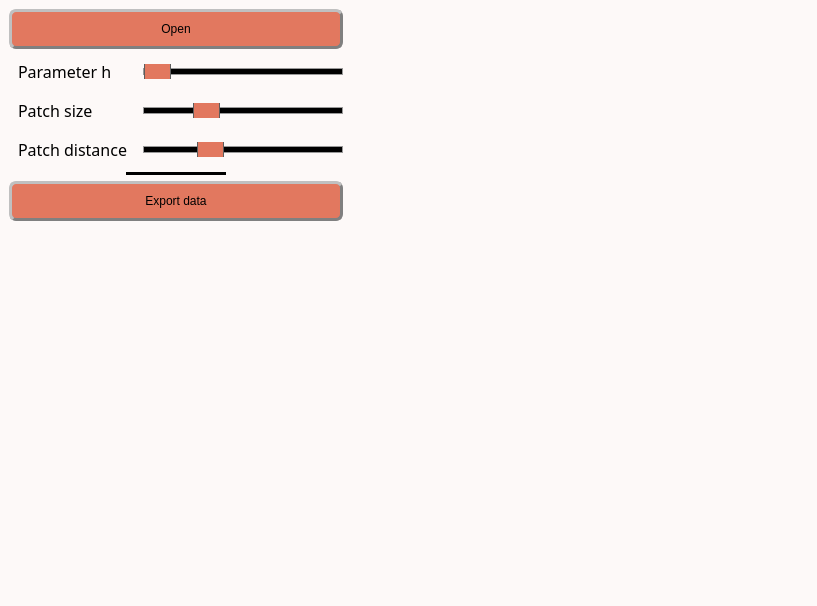
<?xml version="1.0" encoding="UTF-8"?>
<ui version="4.0">
 <class>MainWindow</class>
 <widget class="QMainWindow" name="MainWindow">
  <property name="windowModality">
   <enum>Qt::WindowModal</enum>
  </property>
  <property name="geometry">
   <rect>
    <x>0</x>
    <y>0</y>
    <width>817</width>
    <height>606</height>
   </rect>
  </property>
  <property name="sizePolicy">
   <sizepolicy hsizetype="Preferred" vsizetype="Preferred">
    <horstretch>0</horstretch>
    <verstretch>0</verstretch>
   </sizepolicy>
  </property>
  <property name="contextMenuPolicy">
   <enum>Qt::PreventContextMenu</enum>
  </property>
  <property name="windowTitle">
   <string>Denoise KAD</string>
  </property>
  <property name="windowOpacity">
   <double>1.000000000000000</double>
  </property>
  <property name="autoFillBackground">
   <bool>false</bool>
  </property>
  <property name="styleSheet">
   <string notr="true">/* Couleur du fond, label, combobox, progressbar vide et spin box */
QWidget, QLabel, QComboBox, QProgressBar, QSpinBox {background-color: rgb(253, 249, 248)}

/* Couleur quand inactif */
QPushButton:disabled, QComboBox:disabled, QSpinBox:disabled {background-color: rgba(243, 98, 64,150)}

/* Couleur des boutons et des selecteurs */
QPushButton, QComboBox::drop-down:button, QComboBox::down-arrow, QComboBox::down-arrow:disabled, QSpinBox::drop-down:button, QSpinBox::down-arrow, QSpinBox::down-arrow:disabled, QSpinBox::drop-up:button, QSpinBox::up-arrow, QSpinBox::up-arrow:disabled, QSlider::handle:horizontal {background-color: rgb(226, 120, 95)}

/* Couleur des bordures de même couleur que les boutons */
QComboBox::drop-down:button, QSpinBox::drop-down:button, QSpinBox::drop-up:button {border-color: rgb(193, 167, 181)}

/* Couleur des textes */
QLabel, QPushButton, QPushButton:hover, QCheckBox, QComboBox, Line, QTextEdit, QSpinBox {color: rgb(0, 0, 0)}

/* style des bordures 1 */
QLabel, QPushButton, QPushButton:hover, QCheckBox, QComboBox, QSpinBox  {
	border-style : outset;
	min-width : 5em;
}

/* style des bordures 2 */
QPushButton, QPushButton:hover, QCheckBox, QComboBox, QSpinBox  {
	border-radius: 7px;
	border-width: 3px;
	border-color: gray;
}

/* Font 1 */
QPushButton, QPushButton:hover, QCheckBox, QProgressBar {font: 12pt &quot;Noto Sans Cond&quot;}

/* Font 2 */
QComboBox, QTextEdit, QSpinBox {font: 10pt &quot;Noto Sans Cond&quot;}

/* Padding 1 */
QLabel, QComboBox, QComboBox::down-arrow, QSpinBox, QSpinBox::down-arrow, QSpinBox::up-arrow {padding : 2px;}

/* Padding 2 */
QPushButton, QPushButton:hover, QCheckBox {padding : 10px;}

/* Gestion taille des QCheckBoxes */
QCheckBox::indicator:unchecked, QCheckBox::indicator:unchecked:hover, QCheckBox::indicator:checked, QCheckBox::indicator:checked:hover  {
	width :30px;
	height : 30px;
}

QLabel {
	Border-radius : 5px;
	border-width : 0px;
	border-color : black;
	font : 14pt &quot;Noto Sans Cond&quot;;
}

QPushButton:hover {background-color: rgb(243, 98, 64);}

QCheckBox::indicator:unchecked {image: url(icons/uncheck_icon.png);}

QCheckBox::indicator:unchecked:hover {image: url(icons/uncheck_hover_icon.png);}

QCheckBox::indicator:checked {image: url(icons/Check_icon.png);}

QCheckBox::indicator:checked:hover {image: url(icons/Check_hover_icon.png);}

QComboBox::drop-down:button{
	border-radius: 4px;
	border-width: 3px;
	width: 36px;
}

QComboBox::down-arrow {
	image : url(icons/Arrow_down.png);
    width: 26px;
    height: 24px;
}

Line{
	format: plain;
	midLine-Width : 5px;
}

QFrame[height=&quot;3&quot;], QFrame[width=&quot;3&quot;] {background-color: #3A3939;}

QTextEdit{
	background-color: rgb(255, 255, 255);
	border-style: solid;
	border-radius: 5px;
	border-width: 2px;
	border-color: black;
}

QLineEdit {font : 12pt &quot;Noto Sans Cond&quot;;}

/* Gestion taille des QLineEdit */
QLineEdit::indicator:unchecked, QLineEdit::indicator:unchecked:hover, QLineEdit::indicator:checked, QLineEdit::indicator:checked:hover  {
	border-color: black;
}

QHBoxLayout {background-color: rgb(0, 240, 240, 50);}

QProgressBar {
	text-align: center;
	border: 2px solid black;
	border-radius: 3px;
 }

 QProgressBar::chunk {
	background-color: rgb(243, 98, 64);
	width: 20px;
	margin : 0.5px;
 }

QSpinBox::drop-down:button, QSpinBox::drop-up:button {
	border-radius: 2px;
	border-width: 3px;
	width: 36px;
}

QSpinBox::down-arrow {
	image : url(icons/Arrow_down.png);
    width: 26px;
    height: 24px;
}

QSpinBox::up-arrow {
	image : url(icons/Arrow_up.png);
    width: 26px;
    height: 24px;
}

QSlider::groove:horizontal {
    border: 1px solid #999999;
    height: 5px; /* the groove expands to the size of the slider by default. by giving it a height, it has a fixed size */
    background-color: rgb(0, 0, 0);
    margin: 2px 0;
}

QSlider::handle:horizontal {
    border: 1px solid #5c5c5c;
    width: 25px;
    height: 40px;
    margin: -10px 0; /* handle is placed by default on the contents rect of the groove. Expand outside the groove */
    border-radius: 3px;
}</string>
  </property>
  <property name="toolButtonStyle">
   <enum>Qt::ToolButtonIconOnly</enum>
  </property>
  <widget class="QWidget" name="centralwidget">
   <property name="autoFillBackground">
    <bool>false</bool>
   </property>
   <property name="styleSheet">
    <string notr="true"/>
   </property>
   <layout class="QHBoxLayout" name="horizontalLayout_6">
    <item>
     <layout class="QHBoxLayout" name="horizontalLayout_5">
      <item>
       <layout class="QVBoxLayout" name="verticalLayout_2">
        <item>
         <widget class="QPushButton" name="OpenData">
          <property name="sizePolicy">
           <sizepolicy hsizetype="Preferred" vsizetype="Fixed">
            <horstretch>0</horstretch>
            <verstretch>0</verstretch>
           </sizepolicy>
          </property>
          <property name="text">
           <string>Open</string>
          </property>
          <property name="icon">
           <iconset>
            <normaloff>../Traitement_stack/icons/import_icon.png</normaloff>../Traitement_stack/icons/import_icon.png</iconset>
          </property>
         </widget>
        </item>
        <item>
         <layout class="QHBoxLayout" name="horizontalLayout">
          <item>
           <widget class="QLabel" name="label_h">
            <property name="font">
             <font>
              <family>Noto Sans Cond</family>
              <pointsize>12</pointsize>
              <weight>50</weight>
              <italic>false</italic>
              <bold>false</bold>
             </font>
            </property>
            <property name="styleSheet">
             <string notr="true">QLabel {
color: rgb(0, 0, 0);
background-color:	rgb(253, 249, 248);
border-style : outset;
Border-radius : 5px;
border-width : 0px;
border-color : black;
min-width : 5em;
padding : 5px;
font : 12pt &quot;Noto Sans Cond&quot;;
}</string>
            </property>
            <property name="text">
             <string>Parameter h</string>
            </property>
            <property name="textFormat">
             <enum>Qt::PlainText</enum>
            </property>
           </widget>
          </item>
          <item>
           <widget class="QSlider" name="slider_h">
            <property name="sizePolicy">
             <sizepolicy hsizetype="Preferred" vsizetype="Fixed">
              <horstretch>0</horstretch>
              <verstretch>0</verstretch>
             </sizepolicy>
            </property>
            <property name="minimumSize">
             <size>
              <width>200</width>
              <height>15</height>
             </size>
            </property>
            <property name="minimum">
             <number>1</number>
            </property>
            <property name="maximum">
             <number>5000</number>
            </property>
            <property name="singleStep">
             <number>10</number>
            </property>
            <property name="pageStep">
             <number>500</number>
            </property>
            <property name="value">
             <number>10</number>
            </property>
            <property name="orientation">
             <enum>Qt::Horizontal</enum>
            </property>
           </widget>
          </item>
         </layout>
        </item>
        <item>
         <layout class="QHBoxLayout" name="horizontalLayout_2">
          <item>
           <widget class="QLabel" name="label_size">
            <property name="font">
             <font>
              <family>Noto Sans Cond</family>
              <pointsize>12</pointsize>
              <weight>50</weight>
              <italic>false</italic>
              <bold>false</bold>
             </font>
            </property>
            <property name="styleSheet">
             <string notr="true">QLabel {
color: rgb(0, 0, 0);
background-color:	rgb(253, 249, 248);
border-style : outset;
Border-radius : 5px;
border-width : 0px;
border-color : black;
min-width : 5em;
padding : 5px;
font : 12pt &quot;Noto Sans Cond&quot;;
}</string>
            </property>
            <property name="text">
             <string>Patch size</string>
            </property>
           </widget>
          </item>
          <item>
           <widget class="QSlider" name="slider_size">
            <property name="sizePolicy">
             <sizepolicy hsizetype="Preferred" vsizetype="Fixed">
              <horstretch>0</horstretch>
              <verstretch>0</verstretch>
             </sizepolicy>
            </property>
            <property name="minimumSize">
             <size>
              <width>200</width>
              <height>15</height>
             </size>
            </property>
            <property name="minimum">
             <number>1</number>
            </property>
            <property name="maximum">
             <number>15</number>
            </property>
            <property name="pageStep">
             <number>2</number>
            </property>
            <property name="value">
             <number>5</number>
            </property>
            <property name="orientation">
             <enum>Qt::Horizontal</enum>
            </property>
           </widget>
          </item>
         </layout>
        </item>
        <item>
         <layout class="QHBoxLayout" name="horizontalLayout_3">
          <item>
           <widget class="QLabel" name="label_distance">
            <property name="font">
             <font>
              <family>Noto Sans Cond</family>
              <pointsize>12</pointsize>
              <weight>50</weight>
              <italic>false</italic>
              <bold>false</bold>
             </font>
            </property>
            <property name="styleSheet">
             <string notr="true">QLabel {
color: rgb(0, 0, 0);
background-color:	rgb(253, 249, 248);
border-style : outset;
Border-radius : 5px;
border-width : 0px;
border-color : black;
min-width : 5em;
padding : 5px;
font : 12pt &quot;Noto Sans Cond&quot;;
}</string>
            </property>
            <property name="text">
             <string>Patch distance</string>
            </property>
           </widget>
          </item>
          <item>
           <widget class="QSlider" name="slider_distance">
            <property name="sizePolicy">
             <sizepolicy hsizetype="Preferred" vsizetype="Fixed">
              <horstretch>0</horstretch>
              <verstretch>0</verstretch>
             </sizepolicy>
            </property>
            <property name="minimumSize">
             <size>
              <width>200</width>
              <height>15</height>
             </size>
            </property>
            <property name="minimum">
             <number>2</number>
            </property>
            <property name="maximum">
             <number>15</number>
            </property>
            <property name="pageStep">
             <number>2</number>
            </property>
            <property name="value">
             <number>6</number>
            </property>
            <property name="orientation">
             <enum>Qt::Horizontal</enum>
            </property>
           </widget>
          </item>
         </layout>
        </item>
        <item alignment="Qt::AlignHCenter">
         <widget class="Line" name="line1_2">
          <property name="sizePolicy">
           <sizepolicy hsizetype="Fixed" vsizetype="Fixed">
            <horstretch>0</horstretch>
            <verstretch>0</verstretch>
           </sizepolicy>
          </property>
          <property name="minimumSize">
           <size>
            <width>100</width>
            <height>0</height>
           </size>
          </property>
          <property name="frameShadow">
           <enum>QFrame::Plain</enum>
          </property>
          <property name="lineWidth">
           <number>5</number>
          </property>
          <property name="midLineWidth">
           <number>5</number>
          </property>
          <property name="orientation">
           <enum>Qt::Horizontal</enum>
          </property>
         </widget>
        </item>
        <item>
         <widget class="QPushButton" name="Push_validate">
          <property name="toolTip">
           <string>&lt;html&gt;&lt;head/&gt;&lt;body&gt;&lt;p&gt;&lt;span style=&quot; font-size:11pt;&quot;&gt;Export data to the main GUI&lt;/span&gt;&lt;/p&gt;&lt;/body&gt;&lt;/html&gt;</string>
          </property>
          <property name="text">
           <string>Export data</string>
          </property>
          <property name="icon">
           <iconset>
            <normaloff>../Traitement_stack/icons/Export.png</normaloff>../Traitement_stack/icons/Export.png</iconset>
          </property>
         </widget>
        </item>
        <item>
         <spacer name="verticalSpacer">
          <property name="orientation">
           <enum>Qt::Vertical</enum>
          </property>
          <property name="sizeHint" stdset="0">
           <size>
            <width>20</width>
            <height>40</height>
           </size>
          </property>
         </spacer>
        </item>
       </layout>
      </item>
      <item>
       <layout class="QVBoxLayout" name="verticalLayout">
        <item>
         <widget class="ImageView" name="expSeries" native="true">
          <property name="sizePolicy">
           <sizepolicy hsizetype="MinimumExpanding" vsizetype="Preferred">
            <horstretch>0</horstretch>
            <verstretch>0</verstretch>
           </sizepolicy>
          </property>
         </widget>
        </item>
       </layout>
      </item>
     </layout>
    </item>
   </layout>
  </widget>
  <widget class="QMenuBar" name="menubar">
   <property name="geometry">
    <rect>
     <x>0</x>
     <y>0</y>
     <width>817</width>
     <height>20</height>
    </rect>
   </property>
  </widget>
  <widget class="QStatusBar" name="statusbar"/>
 </widget>
 <customwidgets>
  <customwidget>
   <class>ImageView</class>
   <extends>QWidget</extends>
   <header>pyqtgraph</header>
   <container>1</container>
  </customwidget>
 </customwidgets>
 <resources/>
 <connections/>
</ui>
